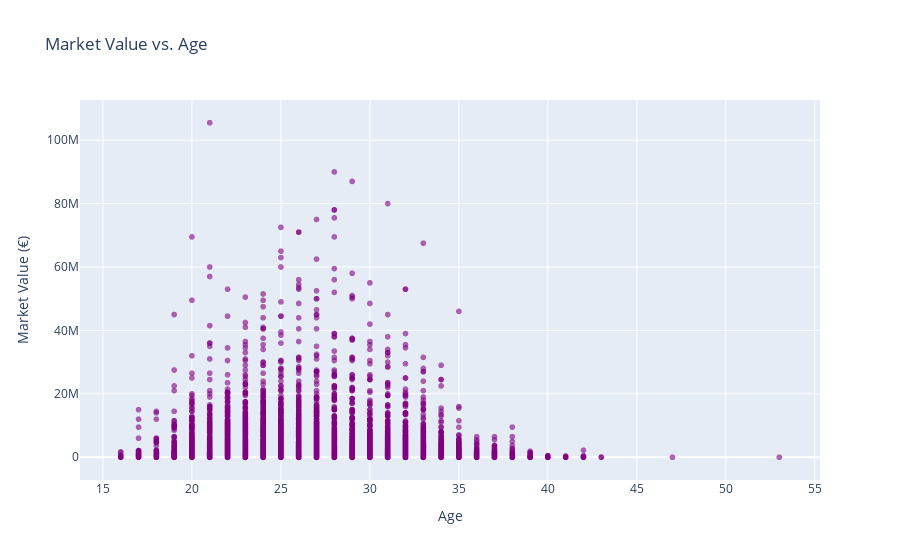

The cell this chart's notebook holds for it:
### Code cell
# Create an interactive scatter plot using Plotly
fig = px.scatter(fifa_data, x='Age', y='Value', 
                 title='Market Value vs. Age',
                 labels={'Age': 'Age', 'Value': 'Market Value (€)'},
                 opacity=0.6, color_discrete_sequence=['purple'])

# Show the plot
fig.show()

### Figure 1 — Plotly figure (JSON) as saved in the notebook; plotly's stock layout.template omitted (floating-point values rounded to 4 significant figures; data arrays with more than 128 entries replaced by an {"elided": "..."} marker saying what was removed)
{"data": [{"hovertemplate": "Age=%{x}<br>Market Value (€)=%{y}<extra></extra>", "legendgroup": "", "marker": {"color": "purple", "opacity": 0.6, "symbol": "circle"}, "mode": "markers", "name": "", "showlegend": false, "type": "scattergl", "x": {"elided": "17125 int values"}, "xaxis": "x", "y": {"elided": "17125 float values"}, "yaxis": "y"}], "layout": {"legend": {"tracegroupgap": 0}, "title": {"text": "Market Value vs. Age"}, "xaxis": {"anchor": "y", "domain": [0, 1], "title": {"text": "Age"}}, "yaxis": {"anchor": "x", "domain": [0, 1], "title": {"text": "Market Value (€)"}}}}
